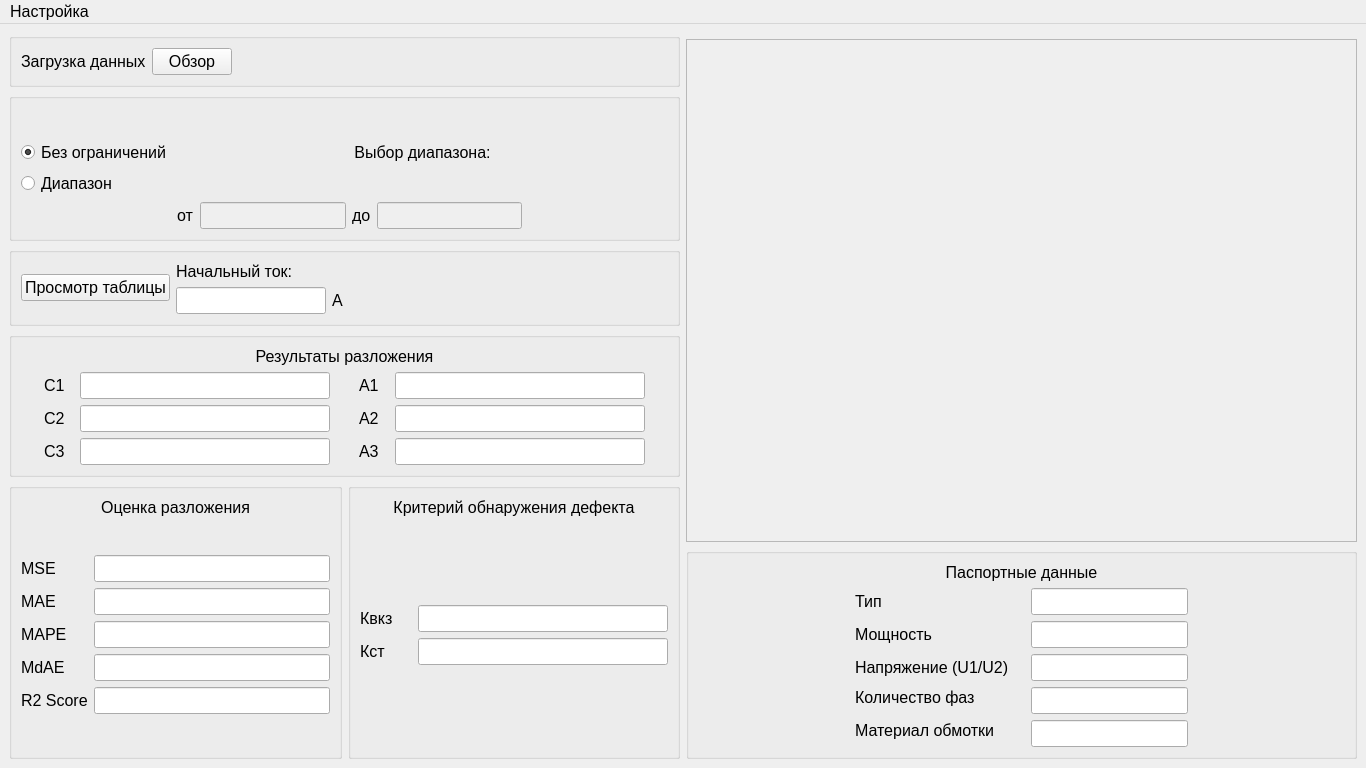
<?xml version="1.0" encoding="UTF-8"?>
<ui version="4.0">
 <class>MainWindow</class>
 <widget class="QMainWindow" name="MainWindow">
  <property name="geometry">
   <rect>
    <x>0</x>
    <y>0</y>
    <width>1366</width>
    <height>768</height>
   </rect>
  </property>
  <property name="sizePolicy">
   <sizepolicy hsizetype="Preferred" vsizetype="Preferred">
    <horstretch>0</horstretch>
    <verstretch>0</verstretch>
   </sizepolicy>
  </property>
  <property name="font">
   <font>
    <pointsize>12</pointsize>
   </font>
  </property>
  <property name="windowTitle">
   <string>SRK - поддержка принятия решений при оценке состояния трансформаторного оборудования</string>
  </property>
  <widget class="QWidget" name="centralwidget">
   <layout class="QGridLayout" name="gridLayout_5">
    <item row="0" column="0" rowspan="3">
     <layout class="QVBoxLayout" name="verticalLayout_8">
      <item>
       <layout class="QVBoxLayout" name="verticalLayout_4">
        <item>
         <widget class="QGroupBox" name="groupBox_2">
          <property name="title">
           <string/>
          </property>
          <layout class="QHBoxLayout" name="horizontalLayout">
           <item>
            <widget class="QLabel" name="label">
             <property name="text">
              <string>Загрузка данных</string>
             </property>
            </widget>
           </item>
           <item>
            <widget class="QPushButton" name="select_files_pushbutton">
             <property name="text">
              <string>Обзор</string>
             </property>
            </widget>
           </item>
           <item>
            <spacer name="horizontalSpacer_3">
             <property name="orientation">
              <enum>Qt::Orientation::Horizontal</enum>
             </property>
             <property name="sizeHint" stdset="0">
              <size>
               <width>40</width>
               <height>20</height>
              </size>
             </property>
            </spacer>
           </item>
          </layout>
         </widget>
        </item>
        <item>
         <widget class="QGroupBox" name="diapason_select_group">
          <property name="title">
           <string/>
          </property>
          <layout class="QHBoxLayout" name="horizontalLayout_4">
           <item>
            <layout class="QVBoxLayout" name="verticalLayout">
             <item>
              <spacer name="verticalSpacer_7">
               <property name="orientation">
                <enum>Qt::Orientation::Vertical</enum>
               </property>
               <property name="sizeHint" stdset="0">
                <size>
                 <width>20</width>
                 <height>40</height>
                </size>
               </property>
              </spacer>
             </item>
             <item>
              <widget class="QRadioButton" name="no_constr_radiobutton">
               <property name="enabled">
                <bool>true</bool>
               </property>
               <property name="text">
                <string>Без ограничений</string>
               </property>
               <property name="checked">
                <bool>true</bool>
               </property>
              </widget>
             </item>
             <item>
              <widget class="QRadioButton" name="constr_radiobutton">
               <property name="text">
                <string>Диапазон</string>
               </property>
              </widget>
             </item>
             <item>
              <spacer name="verticalSpacer_8">
               <property name="orientation">
                <enum>Qt::Orientation::Vertical</enum>
               </property>
               <property name="sizeHint" stdset="0">
                <size>
                 <width>20</width>
                 <height>40</height>
                </size>
               </property>
              </spacer>
             </item>
            </layout>
           </item>
           <item>
            <layout class="QVBoxLayout" name="verticalLayout_2">
             <item>
              <widget class="QLabel" name="label_3">
               <property name="text">
                <string>Выбор диапазона:</string>
               </property>
               <property name="alignment">
                <set>Qt::AlignmentFlag::AlignCenter</set>
               </property>
              </widget>
             </item>
             <item>
              <layout class="QHBoxLayout" name="horizontalLayout_2">
               <item>
                <widget class="QLabel" name="label_2">
                 <property name="text">
                  <string>от</string>
                 </property>
                </widget>
               </item>
               <item>
                <widget class="QLineEdit" name="from_points_lineedit">
                 <property name="enabled">
                  <bool>false</bool>
                 </property>
                 <property name="maximumSize">
                  <size>
                   <width>150</width>
                   <height>16777215</height>
                  </size>
                 </property>
                </widget>
               </item>
               <item>
                <widget class="QLabel" name="label_4">
                 <property name="text">
                  <string>до</string>
                 </property>
                </widget>
               </item>
               <item>
                <widget class="QLineEdit" name="to_points_lineedit">
                 <property name="enabled">
                  <bool>false</bool>
                 </property>
                 <property name="maximumSize">
                  <size>
                   <width>150</width>
                   <height>16777215</height>
                  </size>
                 </property>
                 <property name="text">
                  <string/>
                 </property>
                </widget>
               </item>
               <item>
                <spacer name="horizontalSpacer_12">
                 <property name="orientation">
                  <enum>Qt::Orientation::Horizontal</enum>
                 </property>
                 <property name="sizeHint" stdset="0">
                  <size>
                   <width>40</width>
                   <height>20</height>
                  </size>
                 </property>
                </spacer>
               </item>
              </layout>
             </item>
            </layout>
           </item>
          </layout>
         </widget>
        </item>
        <item>
         <widget class="QGroupBox" name="groupBox">
          <property name="title">
           <string/>
          </property>
          <layout class="QHBoxLayout" name="horizontalLayout_6">
           <item>
            <widget class="QPushButton" name="show_table_pushbutton">
             <property name="text">
              <string>Просмотр таблицы</string>
             </property>
            </widget>
           </item>
           <item>
            <layout class="QVBoxLayout" name="verticalLayout_3">
             <item>
              <widget class="QLabel" name="label_5">
               <property name="text">
                <string>Начальный ток:</string>
               </property>
              </widget>
             </item>
             <item>
              <layout class="QHBoxLayout" name="horizontalLayout_5">
               <item>
                <widget class="QLineEdit" name="current_start_lineedit">
                 <property name="maximumSize">
                  <size>
                   <width>150</width>
                   <height>16777215</height>
                  </size>
                 </property>
                 <property name="readOnly">
                  <bool>true</bool>
                 </property>
                </widget>
               </item>
               <item>
                <widget class="QLabel" name="label_6">
                 <property name="text">
                  <string>А</string>
                 </property>
                </widget>
               </item>
              </layout>
             </item>
            </layout>
           </item>
          </layout>
         </widget>
        </item>
       </layout>
      </item>
      <item>
       <widget class="QGroupBox" name="groupBox_3">
        <property name="title">
         <string/>
        </property>
        <property name="alignment">
         <set>Qt::AlignmentFlag::AlignLeading|Qt::AlignmentFlag::AlignLeft|Qt::AlignmentFlag::AlignVCenter</set>
        </property>
        <layout class="QVBoxLayout" name="verticalLayout_5">
         <item>
          <widget class="QLabel" name="label_7">
           <property name="text">
            <string>Результаты разложения</string>
           </property>
           <property name="alignment">
            <set>Qt::AlignmentFlag::AlignCenter</set>
           </property>
          </widget>
         </item>
         <item>
          <layout class="QGridLayout" name="gridLayout">
           <item row="2" column="0">
            <layout class="QHBoxLayout" name="horizontalLayout_14">
             <item>
              <widget class="QLabel" name="label_16">
               <property name="maximumSize">
                <size>
                 <width>30</width>
                 <height>16777215</height>
                </size>
               </property>
               <property name="text">
                <string>C3</string>
               </property>
              </widget>
             </item>
             <item>
              <widget class="QLineEdit" name="c3_lineedit">
               <property name="maximumSize">
                <size>
                 <width>250</width>
                 <height>16777215</height>
                </size>
               </property>
               <property name="readOnly">
                <bool>true</bool>
               </property>
              </widget>
             </item>
            </layout>
           </item>
           <item row="0" column="0">
            <layout class="QHBoxLayout" name="horizontalLayout_7">
             <item>
              <widget class="QLabel" name="label_8">
               <property name="maximumSize">
                <size>
                 <width>30</width>
                 <height>16777215</height>
                </size>
               </property>
               <property name="text">
                <string>C1</string>
               </property>
              </widget>
             </item>
             <item>
              <widget class="QLineEdit" name="c1_lineedit">
               <property name="maximumSize">
                <size>
                 <width>250</width>
                 <height>16777215</height>
                </size>
               </property>
               <property name="readOnly">
                <bool>true</bool>
               </property>
              </widget>
             </item>
            </layout>
           </item>
           <item row="1" column="0">
            <layout class="QHBoxLayout" name="horizontalLayout_13">
             <item>
              <widget class="QLabel" name="label_15">
               <property name="maximumSize">
                <size>
                 <width>30</width>
                 <height>16777215</height>
                </size>
               </property>
               <property name="text">
                <string>C2</string>
               </property>
              </widget>
             </item>
             <item>
              <widget class="QLineEdit" name="c2_lineedit">
               <property name="maximumSize">
                <size>
                 <width>250</width>
                 <height>16777215</height>
                </size>
               </property>
               <property name="readOnly">
                <bool>true</bool>
               </property>
              </widget>
             </item>
            </layout>
           </item>
           <item row="2" column="1">
            <layout class="QHBoxLayout" name="horizontalLayout_17">
             <item>
              <widget class="QLabel" name="label_19">
               <property name="maximumSize">
                <size>
                 <width>30</width>
                 <height>16777215</height>
                </size>
               </property>
               <property name="text">
                <string>A3</string>
               </property>
              </widget>
             </item>
             <item>
              <widget class="QLineEdit" name="a3_lineedit">
               <property name="maximumSize">
                <size>
                 <width>250</width>
                 <height>16777215</height>
                </size>
               </property>
               <property name="readOnly">
                <bool>true</bool>
               </property>
              </widget>
             </item>
            </layout>
           </item>
           <item row="1" column="1">
            <layout class="QHBoxLayout" name="horizontalLayout_16">
             <item>
              <widget class="QLabel" name="label_18">
               <property name="maximumSize">
                <size>
                 <width>30</width>
                 <height>16777215</height>
                </size>
               </property>
               <property name="text">
                <string>A2</string>
               </property>
              </widget>
             </item>
             <item>
              <widget class="QLineEdit" name="a2_lineedit">
               <property name="maximumSize">
                <size>
                 <width>250</width>
                 <height>16777215</height>
                </size>
               </property>
               <property name="readOnly">
                <bool>true</bool>
               </property>
              </widget>
             </item>
            </layout>
           </item>
           <item row="0" column="1">
            <layout class="QHBoxLayout" name="horizontalLayout_15">
             <item>
              <widget class="QLabel" name="label_17">
               <property name="maximumSize">
                <size>
                 <width>30</width>
                 <height>16777215</height>
                </size>
               </property>
               <property name="text">
                <string>A1</string>
               </property>
              </widget>
             </item>
             <item>
              <widget class="QLineEdit" name="a1_lineedit">
               <property name="maximumSize">
                <size>
                 <width>250</width>
                 <height>16777215</height>
                </size>
               </property>
               <property name="readOnly">
                <bool>true</bool>
               </property>
              </widget>
             </item>
            </layout>
           </item>
          </layout>
         </item>
        </layout>
       </widget>
      </item>
      <item>
       <layout class="QHBoxLayout" name="horizontalLayout_8">
        <item>
         <widget class="QGroupBox" name="groupBox_4">
          <property name="title">
           <string/>
          </property>
          <layout class="QVBoxLayout" name="verticalLayout_7">
           <item>
            <widget class="QLabel" name="label_25">
             <property name="text">
              <string>Оценка разложения</string>
             </property>
             <property name="alignment">
              <set>Qt::AlignmentFlag::AlignHCenter|Qt::AlignmentFlag::AlignTop</set>
             </property>
            </widget>
           </item>
           <item>
            <spacer name="verticalSpacer_5">
             <property name="orientation">
              <enum>Qt::Orientation::Vertical</enum>
             </property>
             <property name="sizeHint" stdset="0">
              <size>
               <width>20</width>
               <height>40</height>
              </size>
             </property>
            </spacer>
           </item>
           <item>
            <layout class="QGridLayout" name="gridLayout_2">
             <item row="0" column="0">
              <widget class="QLabel" name="label_20">
               <property name="maximumSize">
                <size>
                 <width>75</width>
                 <height>16777215</height>
                </size>
               </property>
               <property name="text">
                <string>MSE</string>
               </property>
              </widget>
             </item>
             <item row="0" column="1">
              <widget class="QLineEdit" name="mse_lineedit">
               <property name="maximumSize">
                <size>
                 <width>250</width>
                 <height>16777215</height>
                </size>
               </property>
               <property name="readOnly">
                <bool>true</bool>
               </property>
              </widget>
             </item>
             <item row="1" column="0">
              <widget class="QLabel" name="label_21">
               <property name="maximumSize">
                <size>
                 <width>75</width>
                 <height>16777215</height>
                </size>
               </property>
               <property name="text">
                <string>MAE</string>
               </property>
              </widget>
             </item>
             <item row="1" column="1">
              <widget class="QLineEdit" name="mae_lineedit">
               <property name="maximumSize">
                <size>
                 <width>250</width>
                 <height>16777215</height>
                </size>
               </property>
               <property name="readOnly">
                <bool>true</bool>
               </property>
              </widget>
             </item>
             <item row="2" column="0">
              <widget class="QLabel" name="label_22">
               <property name="maximumSize">
                <size>
                 <width>75</width>
                 <height>16777215</height>
                </size>
               </property>
               <property name="text">
                <string>MAPE</string>
               </property>
              </widget>
             </item>
             <item row="2" column="1">
              <widget class="QLineEdit" name="mape_lineedit">
               <property name="maximumSize">
                <size>
                 <width>250</width>
                 <height>16777215</height>
                </size>
               </property>
               <property name="readOnly">
                <bool>true</bool>
               </property>
              </widget>
             </item>
             <item row="3" column="0">
              <widget class="QLabel" name="label_23">
               <property name="maximumSize">
                <size>
                 <width>75</width>
                 <height>16777215</height>
                </size>
               </property>
               <property name="text">
                <string>MdAE</string>
               </property>
              </widget>
             </item>
             <item row="3" column="1">
              <widget class="QLineEdit" name="mdae_linedit">
               <property name="maximumSize">
                <size>
                 <width>250</width>
                 <height>16777215</height>
                </size>
               </property>
               <property name="readOnly">
                <bool>true</bool>
               </property>
              </widget>
             </item>
             <item row="4" column="0">
              <widget class="QLabel" name="label_24">
               <property name="maximumSize">
                <size>
                 <width>75</width>
                 <height>16777215</height>
                </size>
               </property>
               <property name="text">
                <string>R2 Score</string>
               </property>
              </widget>
             </item>
             <item row="4" column="1">
              <widget class="QLineEdit" name="r2_lineedit">
               <property name="maximumSize">
                <size>
                 <width>250</width>
                 <height>16777215</height>
                </size>
               </property>
               <property name="readOnly">
                <bool>true</bool>
               </property>
              </widget>
             </item>
            </layout>
           </item>
           <item>
            <spacer name="verticalSpacer_6">
             <property name="orientation">
              <enum>Qt::Orientation::Vertical</enum>
             </property>
             <property name="sizeHint" stdset="0">
              <size>
               <width>20</width>
               <height>40</height>
              </size>
             </property>
            </spacer>
           </item>
          </layout>
         </widget>
        </item>
        <item>
         <widget class="QGroupBox" name="groupBox_5">
          <property name="title">
           <string/>
          </property>
          <layout class="QVBoxLayout" name="verticalLayout_6">
           <item>
            <widget class="QLabel" name="label_26">
             <property name="text">
              <string>Критерий обнаружения дефекта</string>
             </property>
             <property name="alignment">
              <set>Qt::AlignmentFlag::AlignHCenter|Qt::AlignmentFlag::AlignTop</set>
             </property>
            </widget>
           </item>
           <item>
            <spacer name="verticalSpacer_4">
             <property name="orientation">
              <enum>Qt::Orientation::Vertical</enum>
             </property>
             <property name="sizeHint" stdset="0">
              <size>
               <width>20</width>
               <height>40</height>
              </size>
             </property>
            </spacer>
           </item>
           <item>
            <layout class="QGridLayout" name="gridLayout_3">
             <item row="0" column="1">
              <widget class="QLineEdit" name="kvkz_lineedit">
               <property name="maximumSize">
                <size>
                 <width>250</width>
                 <height>16777215</height>
                </size>
               </property>
               <property name="readOnly">
                <bool>true</bool>
               </property>
              </widget>
             </item>
             <item row="1" column="0">
              <widget class="QLabel" name="label_28">
               <property name="maximumSize">
                <size>
                 <width>75</width>
                 <height>16777215</height>
                </size>
               </property>
               <property name="text">
                <string>Кст</string>
               </property>
              </widget>
             </item>
             <item row="0" column="0">
              <widget class="QLabel" name="label_27">
               <property name="maximumSize">
                <size>
                 <width>75</width>
                 <height>16777215</height>
                </size>
               </property>
               <property name="text">
                <string>Квкз</string>
               </property>
              </widget>
             </item>
             <item row="1" column="1">
              <widget class="QLineEdit" name="kst_lineedit">
               <property name="maximumSize">
                <size>
                 <width>250</width>
                 <height>16777215</height>
                </size>
               </property>
               <property name="readOnly">
                <bool>true</bool>
               </property>
              </widget>
             </item>
            </layout>
           </item>
           <item>
            <spacer name="verticalSpacer_3">
             <property name="orientation">
              <enum>Qt::Orientation::Vertical</enum>
             </property>
             <property name="sizeHint" stdset="0">
              <size>
               <width>20</width>
               <height>40</height>
              </size>
             </property>
            </spacer>
           </item>
          </layout>
         </widget>
        </item>
       </layout>
      </item>
     </layout>
    </item>
    <item row="2" column="1">
     <widget class="QGroupBox" name="groupBox_7">
      <property name="minimumSize">
       <size>
        <width>170</width>
        <height>0</height>
       </size>
      </property>
      <property name="title">
       <string/>
      </property>
      <layout class="QVBoxLayout" name="verticalLayout_10">
       <item>
        <widget class="QLabel" name="label_9">
         <property name="text">
          <string>Паспортные данные</string>
         </property>
         <property name="alignment">
          <set>Qt::AlignmentFlag::AlignHCenter|Qt::AlignmentFlag::AlignTop</set>
         </property>
        </widget>
       </item>
       <item>
        <layout class="QGridLayout" name="gridLayout_4">
         <item row="0" column="2">
          <widget class="QLineEdit" name="passport_type_lineedit">
           <property name="readOnly">
            <bool>true</bool>
           </property>
          </widget>
         </item>
         <item row="0" column="1">
          <widget class="QLabel" name="label_10">
           <property name="text">
            <string>Тип</string>
           </property>
          </widget>
         </item>
         <item row="3" column="3">
          <spacer name="horizontalSpacer_5">
           <property name="orientation">
            <enum>Qt::Orientation::Horizontal</enum>
           </property>
           <property name="sizeHint" stdset="0">
            <size>
             <width>148</width>
             <height>20</height>
            </size>
           </property>
          </spacer>
         </item>
         <item row="1" column="3">
          <spacer name="horizontalSpacer_2">
           <property name="orientation">
            <enum>Qt::Orientation::Horizontal</enum>
           </property>
           <property name="sizeHint" stdset="0">
            <size>
             <width>148</width>
             <height>20</height>
            </size>
           </property>
          </spacer>
         </item>
         <item row="0" column="3">
          <spacer name="horizontalSpacer">
           <property name="orientation">
            <enum>Qt::Orientation::Horizontal</enum>
           </property>
           <property name="sizeHint" stdset="0">
            <size>
             <width>154</width>
             <height>20</height>
            </size>
           </property>
          </spacer>
         </item>
         <item row="2" column="2">
          <widget class="QLineEdit" name="passport_u_lineedit">
           <property name="readOnly">
            <bool>true</bool>
           </property>
          </widget>
         </item>
         <item row="4" column="1" rowspan="2">
          <widget class="QLabel" name="label_14">
           <property name="minimumSize">
            <size>
             <width>170</width>
             <height>0</height>
            </size>
           </property>
           <property name="text">
            <string>Материал обмотки</string>
           </property>
          </widget>
         </item>
         <item row="3" column="1">
          <widget class="QLabel" name="label_13">
           <property name="minimumSize">
            <size>
             <width>170</width>
             <height>0</height>
            </size>
           </property>
           <property name="text">
            <string>Количество фаз</string>
           </property>
          </widget>
         </item>
         <item row="3" column="2" rowspan="2">
          <widget class="QLineEdit" name="passport_phase_lineedit">
           <property name="readOnly">
            <bool>true</bool>
           </property>
          </widget>
         </item>
         <item row="2" column="3">
          <spacer name="horizontalSpacer_4">
           <property name="orientation">
            <enum>Qt::Orientation::Horizontal</enum>
           </property>
           <property name="sizeHint" stdset="0">
            <size>
             <width>148</width>
             <height>20</height>
            </size>
           </property>
          </spacer>
         </item>
         <item row="1" column="1">
          <widget class="QLabel" name="label_11">
           <property name="minimumSize">
            <size>
             <width>170</width>
             <height>0</height>
            </size>
           </property>
           <property name="text">
            <string>Мощность</string>
           </property>
          </widget>
         </item>
         <item row="1" column="2">
          <widget class="QLineEdit" name="passport_p_lineedit">
           <property name="readOnly">
            <bool>true</bool>
           </property>
          </widget>
         </item>
         <item row="2" column="1">
          <widget class="QLabel" name="label_12">
           <property name="minimumSize">
            <size>
             <width>170</width>
             <height>0</height>
            </size>
           </property>
           <property name="text">
            <string>Напряжение (U1/U2)</string>
           </property>
          </widget>
         </item>
         <item row="5" column="3">
          <spacer name="horizontalSpacer_6">
           <property name="orientation">
            <enum>Qt::Orientation::Horizontal</enum>
           </property>
           <property name="sizeHint" stdset="0">
            <size>
             <width>40</width>
             <height>20</height>
            </size>
           </property>
          </spacer>
         </item>
         <item row="5" column="2">
          <widget class="QLineEdit" name="passport_material_lineedit">
           <property name="readOnly">
            <bool>true</bool>
           </property>
          </widget>
         </item>
         <item row="2" column="0">
          <spacer name="horizontalSpacer_7">
           <property name="orientation">
            <enum>Qt::Orientation::Horizontal</enum>
           </property>
           <property name="sizeHint" stdset="0">
            <size>
             <width>40</width>
             <height>20</height>
            </size>
           </property>
          </spacer>
         </item>
         <item row="0" column="0">
          <spacer name="horizontalSpacer_8">
           <property name="orientation">
            <enum>Qt::Orientation::Horizontal</enum>
           </property>
           <property name="sizeHint" stdset="0">
            <size>
             <width>40</width>
             <height>20</height>
            </size>
           </property>
          </spacer>
         </item>
         <item row="1" column="0">
          <spacer name="horizontalSpacer_9">
           <property name="orientation">
            <enum>Qt::Orientation::Horizontal</enum>
           </property>
           <property name="sizeHint" stdset="0">
            <size>
             <width>40</width>
             <height>20</height>
            </size>
           </property>
          </spacer>
         </item>
         <item row="3" column="0">
          <spacer name="horizontalSpacer_10">
           <property name="orientation">
            <enum>Qt::Orientation::Horizontal</enum>
           </property>
           <property name="sizeHint" stdset="0">
            <size>
             <width>40</width>
             <height>20</height>
            </size>
           </property>
          </spacer>
         </item>
         <item row="5" column="0">
          <spacer name="horizontalSpacer_11">
           <property name="orientation">
            <enum>Qt::Orientation::Horizontal</enum>
           </property>
           <property name="sizeHint" stdset="0">
            <size>
             <width>40</width>
             <height>20</height>
            </size>
           </property>
          </spacer>
         </item>
        </layout>
       </item>
      </layout>
     </widget>
    </item>
    <item row="1" column="1">
     <widget class="QFrame" name="canvas_frame">
      <property name="sizePolicy">
       <sizepolicy hsizetype="Expanding" vsizetype="Expanding">
        <horstretch>0</horstretch>
        <verstretch>0</verstretch>
       </sizepolicy>
      </property>
      <property name="frameShape">
       <enum>QFrame::Shape::StyledPanel</enum>
      </property>
      <property name="frameShadow">
       <enum>QFrame::Shadow::Raised</enum>
      </property>
     </widget>
    </item>
   </layout>
  </widget>
  <widget class="QMenuBar" name="menubar">
   <property name="geometry">
    <rect>
     <x>0</x>
     <y>0</y>
     <width>1366</width>
     <height>27</height>
    </rect>
   </property>
   <widget class="QMenu" name="menu">
    <property name="title">
     <string>Настройка</string>
    </property>
    <addaction name="source_params_action"/>
    <addaction name="passport_params_action"/>
   </widget>
   <addaction name="menu"/>
  </widget>
  <action name="source_params_action">
   <property name="text">
    <string>Исходные данные</string>
   </property>
   <property name="font">
    <font>
     <pointsize>12</pointsize>
    </font>
   </property>
  </action>
  <action name="passport_params_action">
   <property name="text">
    <string>Паспортные данные</string>
   </property>
   <property name="font">
    <font>
     <pointsize>12</pointsize>
    </font>
   </property>
  </action>
 </widget>
 <resources/>
 <connections/>
</ui>
